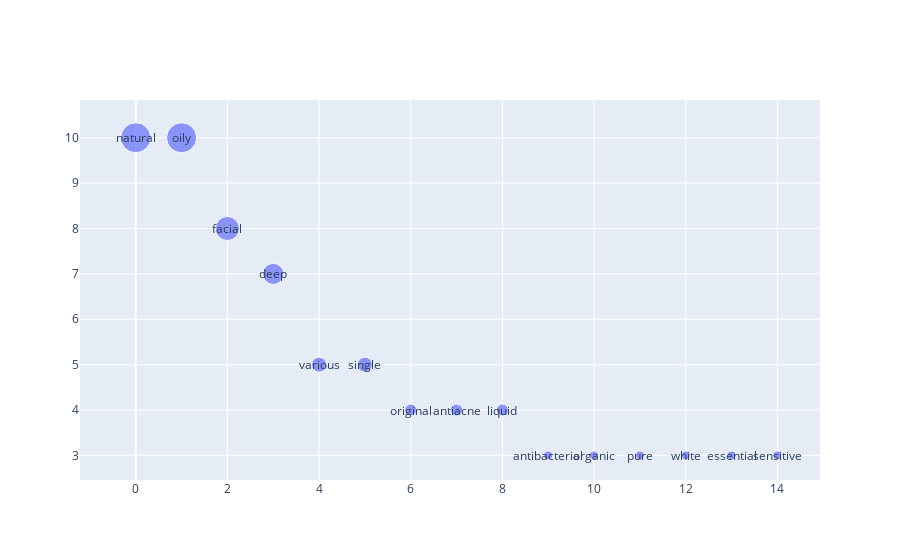
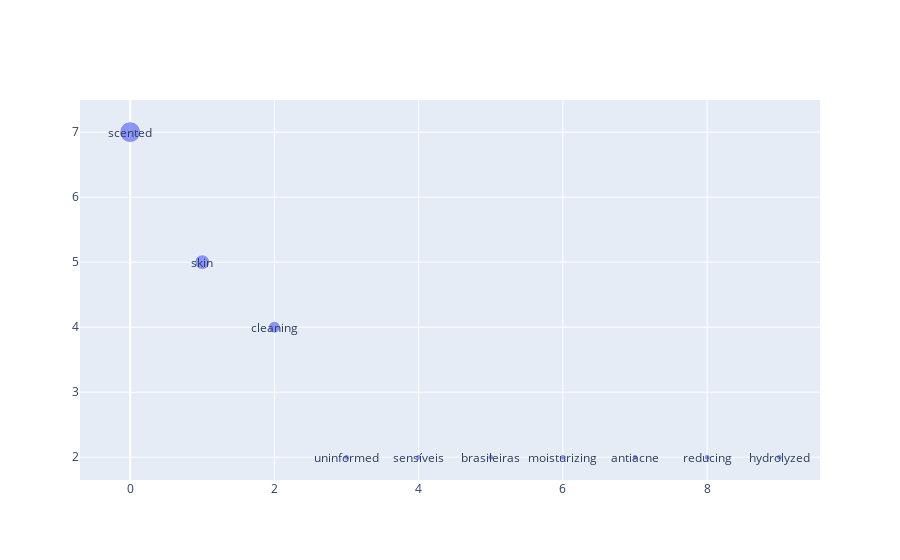
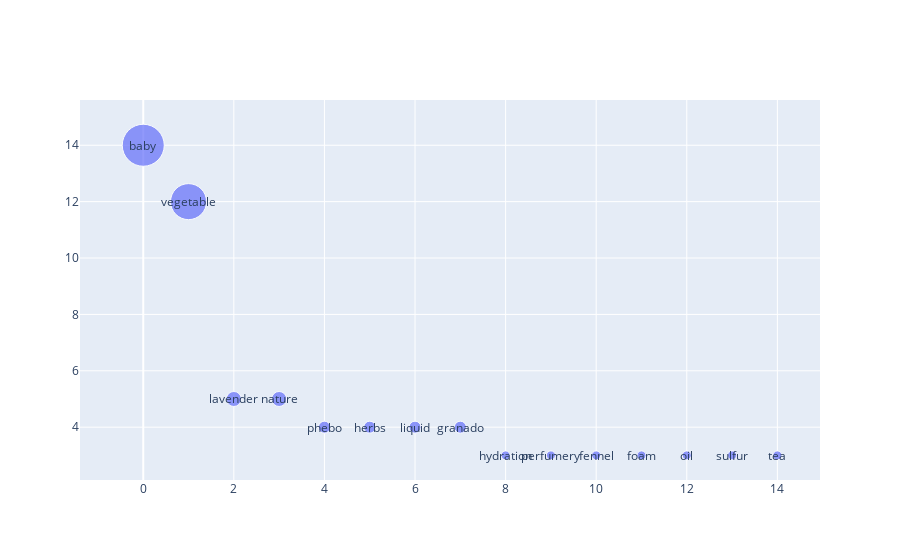

Write notebook code for charts like these, in order.
### Code cell
count = 15
for key,value in pos_dict.items():
    if key == 'adj_adv':
        common_words = frequency_bubble_chart(value,count,3)
    elif key == 'verb':
        common_words = frequency_bubble_chart(value,10,3)
    else:
        common_words = frequency_bubble_chart(value,count,3)

### Figure 1 — Plotly figure (JSON) as saved in the notebook; plotly's stock layout.template omitted (floating-point values rounded to 4 significant figures)
{"data": [{"marker": {"size": [30, 30, 24, 21, 15, 15, 12, 12, 12, 9, 9, 9, 9, 9, 9]}, "mode": "markers", "type": "scatter", "x": [0, 1, 2, 3, 4, 5, 6, 7, 8, 9, 10, 11, 12, 13, 14], "y": [10, 10, 8, 7, 5, 5, 4, 4, 4, 3, 3, 3, 3, 3, 3]}], "layout": {"annotations": [{"showarrow": false, "text": "natural", "x": 0, "xanchor": "center", "y": 10, "yanchor": "middle"}, {"showarrow": false, "text": "oily", "x": 1, "xanchor": "center", "y": 10, "yanchor": "middle"}, {"showarrow": false, "text": "facial", "x": 2, "xanchor": "center", "y": 8, "yanchor": "middle"}, {"showarrow": false, "text": "deep", "x": 3, "xanchor": "center", "y": 7, "yanchor": "middle"}, {"showarrow": false, "text": "various", "x": 4, "xanchor": "center", "y": 5, "yanchor": "middle"}, {"showarrow": false, "text": "single", "x": 5, "xanchor": "center", "y": 5, "yanchor": "middle"}, {"showarrow": false, "text": "original", "x": 6, "xanchor": "center", "y": 4, "yanchor": "middle"}, {"showarrow": false, "text": "antiacne", "x": 7, "xanchor": "center", "y": 4, "yanchor": "middle"}, {"showarrow": false, "text": "liquid", "x": 8, "xanchor": "center", "y": 4, "yanchor": "middle"}, {"showarrow": false, "text": "antibacterial", "x": 9, "xanchor": "center", "y": 3, "yanchor": "middle"}, {"showarrow": false, "text": "organic", "x": 10, "xanchor": "center", "y": 3, "yanchor": "middle"}, {"showarrow": false, "text": "pure", "x": 11, "xanchor": "center", "y": 3, "yanchor": "middle"}, {"showarrow": false, "text": "white", "x": 12, "xanchor": "center", "y": 3, "yanchor": "middle"}, {"showarrow": false, "text": "essential", "x": 13, "xanchor": "center", "y": 3, "yanchor": "middle"}, {"showarrow": false, "text": "sensitive", "x": 14, "xanchor": "center", "y": 3, "yanchor": "middle"}]}}

### Figure 2 — Plotly figure (JSON) as saved in the notebook; plotly's stock layout.template omitted (floating-point values rounded to 4 significant figures)
{"data": [{"marker": {"size": [21, 15, 12, 6, 6, 6, 6, 6, 6, 6]}, "mode": "markers", "type": "scatter", "x": [0, 1, 2, 3, 4, 5, 6, 7, 8, 9], "y": [7, 5, 4, 2, 2, 2, 2, 2, 2, 2]}], "layout": {"annotations": [{"showarrow": false, "text": "scented", "x": 0, "xanchor": "center", "y": 7, "yanchor": "middle"}, {"showarrow": false, "text": "skin", "x": 1, "xanchor": "center", "y": 5, "yanchor": "middle"}, {"showarrow": false, "text": "cleaning", "x": 2, "xanchor": "center", "y": 4, "yanchor": "middle"}, {"showarrow": false, "text": "uninformed", "x": 3, "xanchor": "center", "y": 2, "yanchor": "middle"}, {"showarrow": false, "text": "sensíveis", "x": 4, "xanchor": "center", "y": 2, "yanchor": "middle"}, {"showarrow": false, "text": "brasileiras", "x": 5, "xanchor": "center", "y": 2, "yanchor": "middle"}, {"showarrow": false, "text": "moisturizing", "x": 6, "xanchor": "center", "y": 2, "yanchor": "middle"}, {"showarrow": false, "text": "antiacne", "x": 7, "xanchor": "center", "y": 2, "yanchor": "middle"}, {"showarrow": false, "text": "reducing", "x": 8, "xanchor": "center", "y": 2, "yanchor": "middle"}, {"showarrow": false, "text": "hydrolyzed", "x": 9, "xanchor": "center", "y": 2, "yanchor": "middle"}]}}

### Figure 3 — Plotly figure (JSON) as saved in the notebook; plotly's stock layout.template omitted (floating-point values rounded to 4 significant figures)
{"data": [{"marker": {"size": [42, 36, 15, 15, 12, 12, 12, 12, 9, 9, 9, 9, 9, 9, 9]}, "mode": "markers", "type": "scatter", "x": [0, 1, 2, 3, 4, 5, 6, 7, 8, 9, 10, 11, 12, 13, 14], "y": [14, 12, 5, 5, 4, 4, 4, 4, 3, 3, 3, 3, 3, 3, 3]}], "layout": {"annotations": [{"showarrow": false, "text": "baby", "x": 0, "xanchor": "center", "y": 14, "yanchor": "middle"}, {"showarrow": false, "text": "vegetable", "x": 1, "xanchor": "center", "y": 12, "yanchor": "middle"}, {"showarrow": false, "text": "lavender", "x": 2, "xanchor": "center", "y": 5, "yanchor": "middle"}, {"showarrow": false, "text": "nature", "x": 3, "xanchor": "center", "y": 5, "yanchor": "middle"}, {"showarrow": false, "text": "phebo", "x": 4, "xanchor": "center", "y": 4, "yanchor": "middle"}, {"showarrow": false, "text": "herbs", "x": 5, "xanchor": "center", "y": 4, "yanchor": "middle"}, {"showarrow": false, "text": "liquid", "x": 6, "xanchor": "center", "y": 4, "yanchor": "middle"}, {"showarrow": false, "text": "granado", "x": 7, "xanchor": "center", "y": 4, "yanchor": "middle"}, {"showarrow": false, "text": "hydration", "x": 8, "xanchor": "center", "y": 3, "yanchor": "middle"}, {"showarrow": false, "text": "perfumery", "x": 9, "xanchor": "center", "y": 3, "yanchor": "middle"}, {"showarrow": false, "text": "fennel", "x": 10, "xanchor": "center", "y": 3, "yanchor": "middle"}, {"showarrow": false, "text": "foam", "x": 11, "xanchor": "center", "y": 3, "yanchor": "middle"}, {"showarrow": false, "text": "oil", "x": 12, "xanchor": "center", "y": 3, "yanchor": "middle"}, {"showarrow": false, "text": "sulfur", "x": 13, "xanchor": "center", "y": 3, "yanchor": "middle"}, {"showarrow": false, "text": "tea", "x": 14, "xanchor": "center", "y": 3, "yanchor": "middle"}]}}
